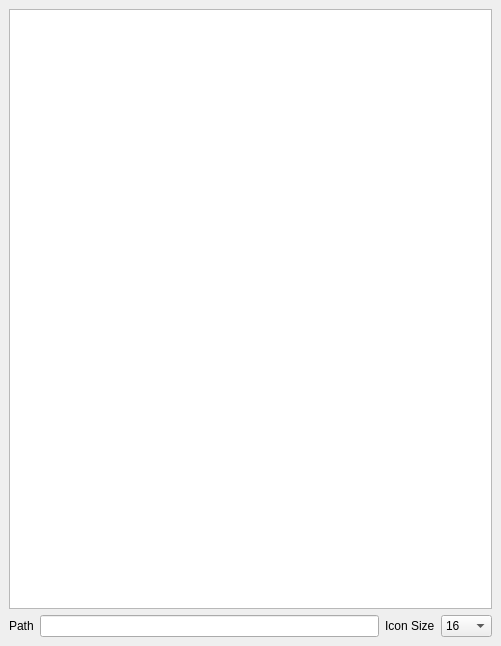
<?xml version="1.0" encoding="UTF-8"?>
<ui version="4.0">
 <class>MainWindow</class>
 <widget class="QMainWindow" name="MainWindow">
  <property name="geometry">
   <rect>
    <x>0</x>
    <y>0</y>
    <width>501</width>
    <height>646</height>
   </rect>
  </property>
  <property name="windowTitle">
   <string>Resource Gallery</string>
  </property>
  <widget class="QWidget" name="centralwidget">
   <layout class="QVBoxLayout" name="verticalLayout" stretch="0,0">
    <item>
     <widget class="QListWidget" name="mList">
      <property name="flow">
       <enum>QListView::LeftToRight</enum>
      </property>
      <property name="isWrapping" stdset="0">
       <bool>true</bool>
      </property>
      <property name="resizeMode">
       <enum>QListView::Adjust</enum>
      </property>
     </widget>
    </item>
    <item>
     <layout class="QHBoxLayout" name="horizontalLayout">
      <item>
       <widget class="QLabel" name="label">
        <property name="text">
         <string>Path</string>
        </property>
       </widget>
      </item>
      <item>
       <widget class="QLineEdit" name="mPath"/>
      </item>
      <item>
       <widget class="QLabel" name="label_2">
        <property name="text">
         <string>Icon Size</string>
        </property>
       </widget>
      </item>
      <item>
       <widget class="QComboBox" name="mSize">
        <item>
         <property name="text">
          <string>16</string>
         </property>
        </item>
        <item>
         <property name="text">
          <string>32</string>
         </property>
        </item>
        <item>
         <property name="text">
          <string>64</string>
         </property>
        </item>
        <item>
         <property name="text">
          <string>128</string>
         </property>
        </item>
        <item>
         <property name="text">
          <string>256</string>
         </property>
        </item>
       </widget>
      </item>
     </layout>
    </item>
   </layout>
  </widget>
 </widget>
 <resources/>
 <connections/>
</ui>
